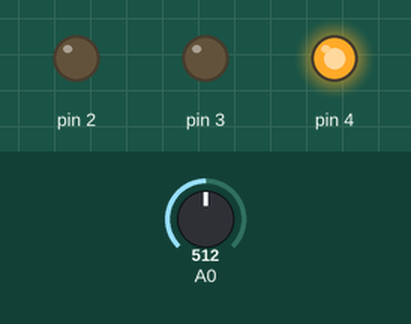
Recording of a sketch running on a simulated Arduino Uno, built with avr-gcc and run on an emulated ATmega328P. Shown: output pins drawn as LEDs (lit = HIGH). Dashed ring = blinking. The inputs (shaded band) are chosen by the test bench; at power-on: A0 = 512.

Above: at 1.3 s.
1.4 s: A0 set to 0
At 2.5 s:
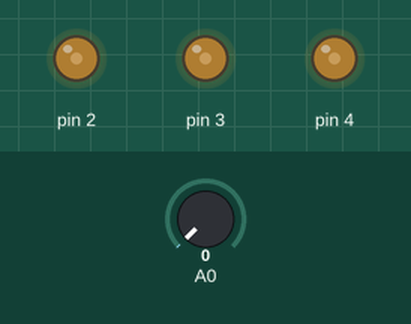
3.0 s: A0 set to 122
At 3.18 s:
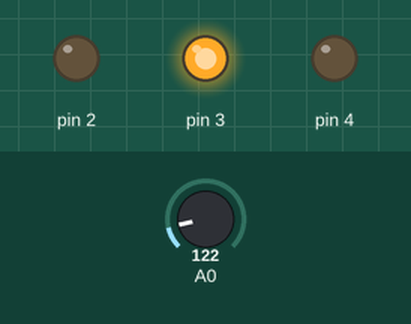
6.1 s: A0 set to 306
At 6.32 s:
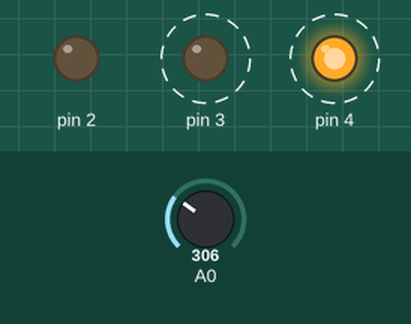
Timing chart, 0 to 15.2 s (numbered marks = the images above; inputs shaded):
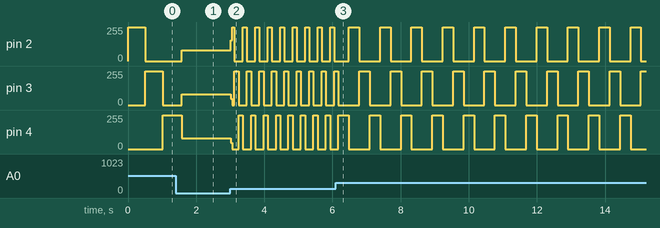

Measured:
- after the input at 3.0 s, pin 2: 82/255 → 156/255 at once, then moves between 0/255 and 255/255, repeating every 0.73 s; pin 4: 81/255 → 47/255 at once, then moves between 0/255 and 255/255, repeating every 0.73 s
- after the input at 6.1 s, pin 2, pin 4: alternates 255/255 for 0.31 s and 0/255 for 0.61 s, starting after 0.38 s; pin 3: alternates 255/255 for 0.31 s and 0/255 for 0.61 s, starting after 0.69 s

The sketch:

Knob_Controlled_Wave.ino
```cpp
void setup()
{
  for( int i = 2; i<= 4 ; i++)
  {
    pinMode(i,OUTPUT);
  }

}

void loop()
{

  for( int i = 2; i<= 4 ; i++)
  {
    digitalWrite(i,HIGH);
    delay( analogRead(A0) );
    digitalWrite(i,LOW);
  }
}
```
